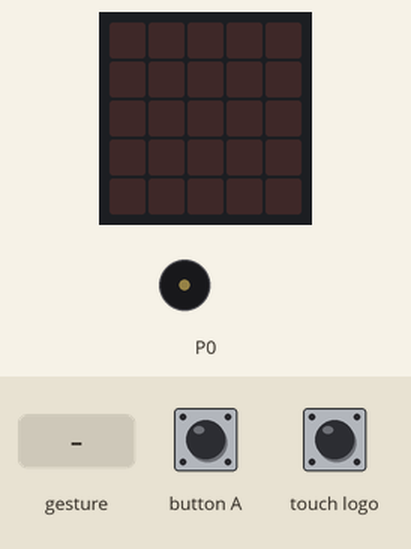
Recording of a program running on a simulated BBC micro:bit (MakeCode). Shown: the board's 5×5 LED display, buzzer (waves = sounding). The inputs (shaded band) are chosen by the test bench. Random numbers come from a fixed seed; a tilt is held for 1.5 s and a shake lasts 1 s, then the board lies face up again.

Above: at 1.2 s.
1.3 s: touch logo pressed for 0.15 s
At 3.5 s:
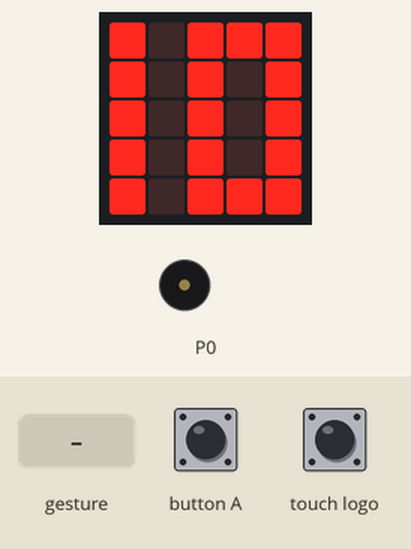
4.4 s: button A pressed for 0.15 s
At 4.7 s:
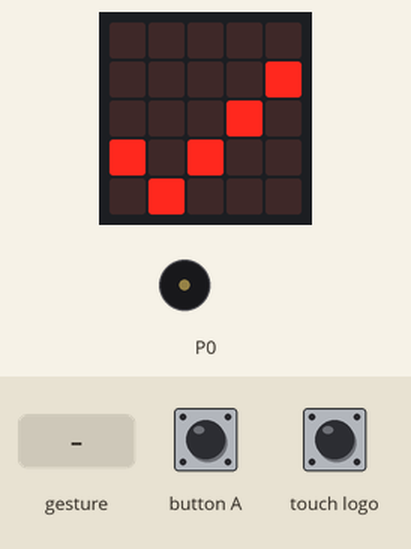
6.0 s: gesture 'shake'
At 8.8 s:
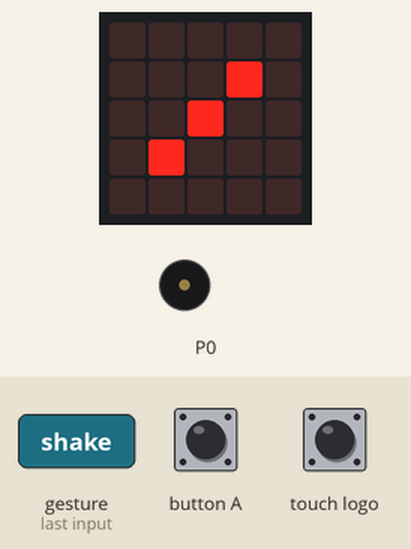
9.0 s: touch logo pressed for 1 s
At 11.8 s:
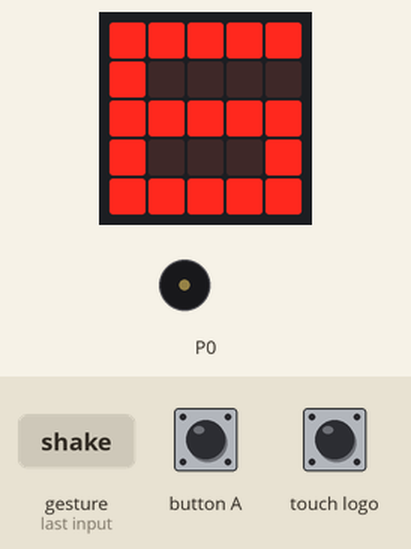
12.1 s: touch logo pressed for 3.2 s
At 12.3 s:
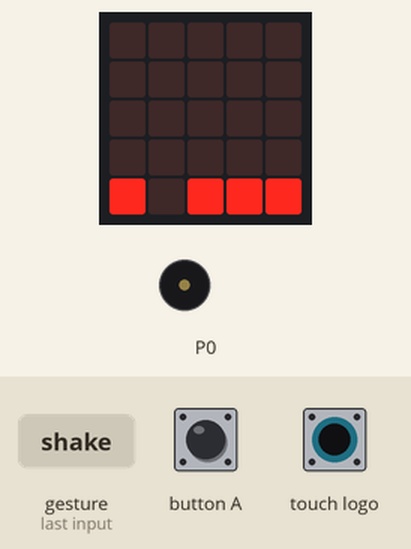
16.8 s: button A pressed for 1 s
At 17.9 s:
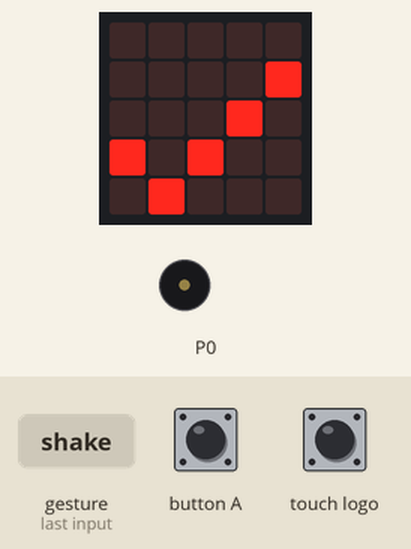
Timing chart, 0 to 19.8 s (numbered marks = the images above; inputs shaded):
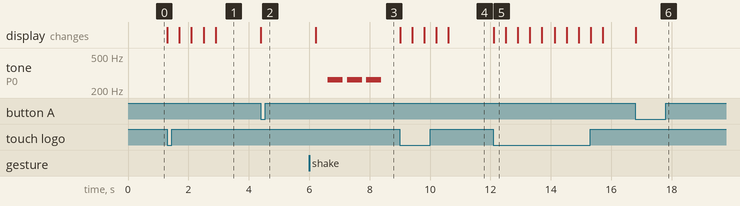

The program:

kostka_v8.py
```python
key = False
change = False

def adds():
    global key, change
    if input.button_is_pressed(Button.A):
        key = True
        basic.show_icon(IconNames.YES)
    if input.logo_is_pressed():
            if change:
                change = False
                sest()
            else:
                change = True
                deset()
basic.forever(adds)

def main():
    global key, change
    if input.is_gesture(Gesture.SHAKE) and key:
        if change:
            hod = randint(1, 10)
        else:
            hod = randint(1, 6)
        if hod ==1 :
            basic.show_leds("""
                . . . . .
                . . . . .
                . . # . .
                . . . . .
                . . . . .
            """)
        elif hod==2 :
            basic.show_leds("""
                    . . . . .
                    . . . # .
                    . . . . .
                    . # . . .
                    . . . . .
                """)
        elif hod==3 :
            basic.show_leds("""
                    . . . . .
                    . . . # .
                    . . # . .
                    . # . . .
                    . . . . .
                """)
        elif hod==4 :
            basic.show_leds("""
                    . . . . .
                    . # . # .
                    . . . . .
                    . # . # .
                    . . . . .
                """)
        elif hod==5 :
            basic.show_leds("""
                    . . . . .
                    . # . # .
                    . . # . .
                    . # . # .
                    . . . . .
                """)
        elif hod==6 :
            basic.show_leds("""
                    . . . . .
                    . # . # .
                    . # . # .
                    . # . # .
                    . . . . .
                """)
        elif hod==7 :
            basic.show_leds("""
                    . . . . .
                    . # . # .
                    . # # # .
                    . # . # .
                    . . . . .
                """)
        elif hod==8 :
            basic.show_leds("""
                    . . . . .
                    . # # # .
                    . # . # .
                    . # # # .
                    . . . . .
                """)
        elif hod==9 :
            basic.show_leds("""
                    . . . . .
                    . # # # .
                    . # # # .
                    . # # # .
                    . . . . .
                """)
        elif hod==10 :
            basic.show_leds("""
                    . . # . .
                    . # # # .
                    . # # # .
                    . # # # .
                    . . . . .
                """)
        for i in range(hod):
            music.play_tone(Note.C, music.beat())
            music.rest(music.beat(4))
        key = False
basic.forever(main)

def sest():
    basic.show_leds("""
            . . . . .
            . . . . .
            . . . . .
            . . . . .
            # # # # #
    """)
    basic.show_leds("""
            . . . . .
            . . . . .
            . . . . .
            # # # # #
            # . . . .
        """)
    basic.show_leds("""
            . . . . .
            . . . . .
            # # # # #
            # . . . .
            # # # # #
        """)
    basic.show_leds("""
            . . . . .
            # # # # #
            # . . . .
            # # # # #
            # . . . #
        """)
    basic.show_leds("""
            # # # # #
            # . . . .
            # # # # #
            # . . . #
            # # # # #
        """)

def deset():
    basic.show_leds("""
            . . . . .
            . . . . .
            . . . . .
            . . . . .
            # . # # #
    """)
    basic.show_leds("""
            . . . . .
            . . . . .
            . . . . .
            # . # # #
            # . # . #
        """)
    basic.show_leds("""
            . . . . .
            . . . . .
            # . # # #
            # . # . #
            # . # . #
        """)
    basic.show_leds("""
            . . . . .
            # . # # #
            # . # . #
            # . # . #
            # . # . #
        """)
    basic.show_leds("""
            # . # # #
            # . # . #
            # . # . #
            # . # . #
            # . # # #
        """)
```

Measured:
- after the input at 1.3 s, the display: first changes at once (image 1 shows a later state)
- after the input at 4.4 s, the display: changes at once (image 2)
- after the input at 6.0 s, tone on P0: alternates 262 Hz for 0.50 s and silent for 0.14 s, starting after 0.62 s; the display: changes after 0.22 s (image 3)
- after the input at 9.0 s, the display: first changes at once (image 4 shows a later state)
- after the input at 12.1 s, the display: changes at once (image 5)
- after the input at 16.8 s, the display: changes at once (image 6)
- what the display in image 5 shows lasts 0.4 s, from 12.1 s to 12.5 s
